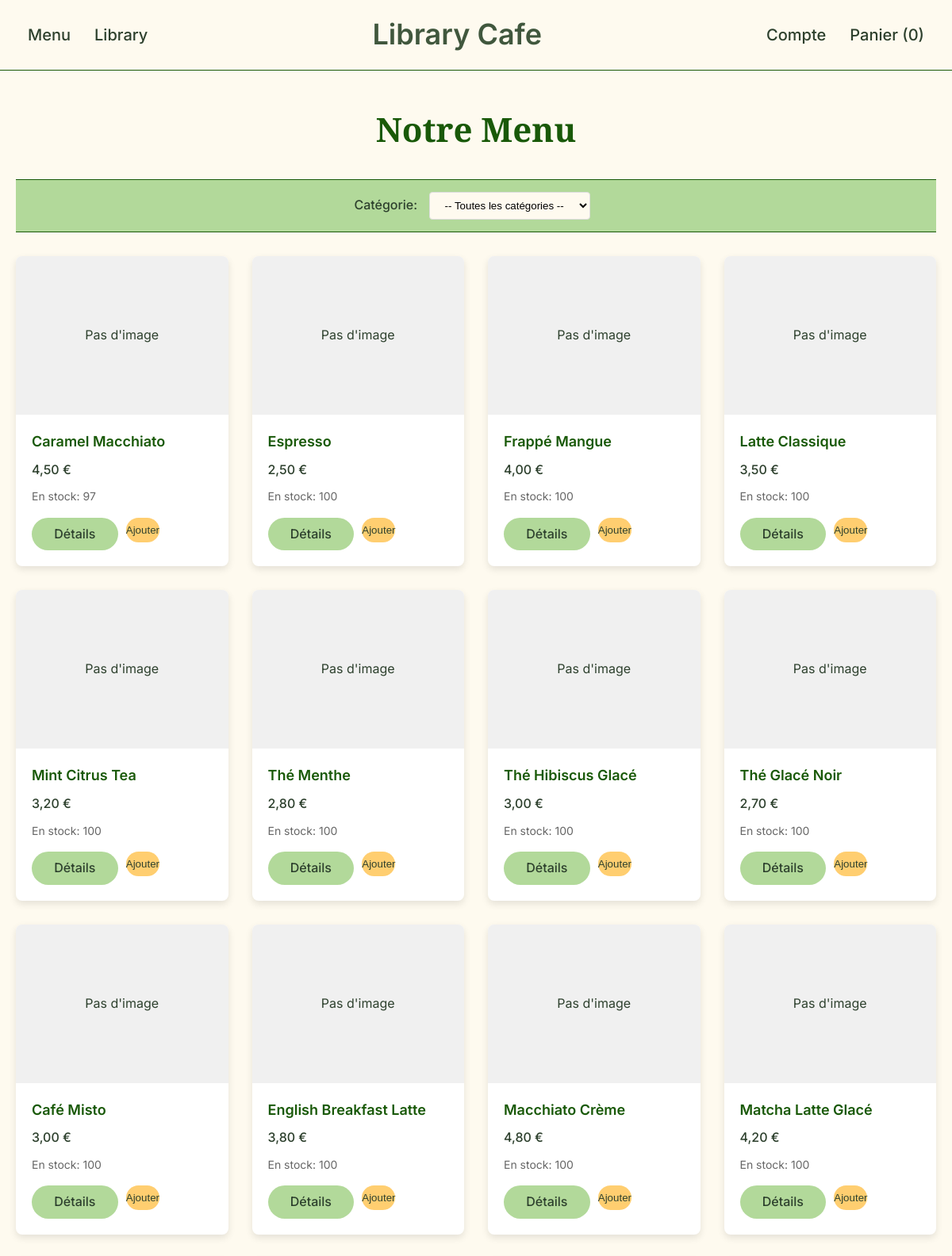
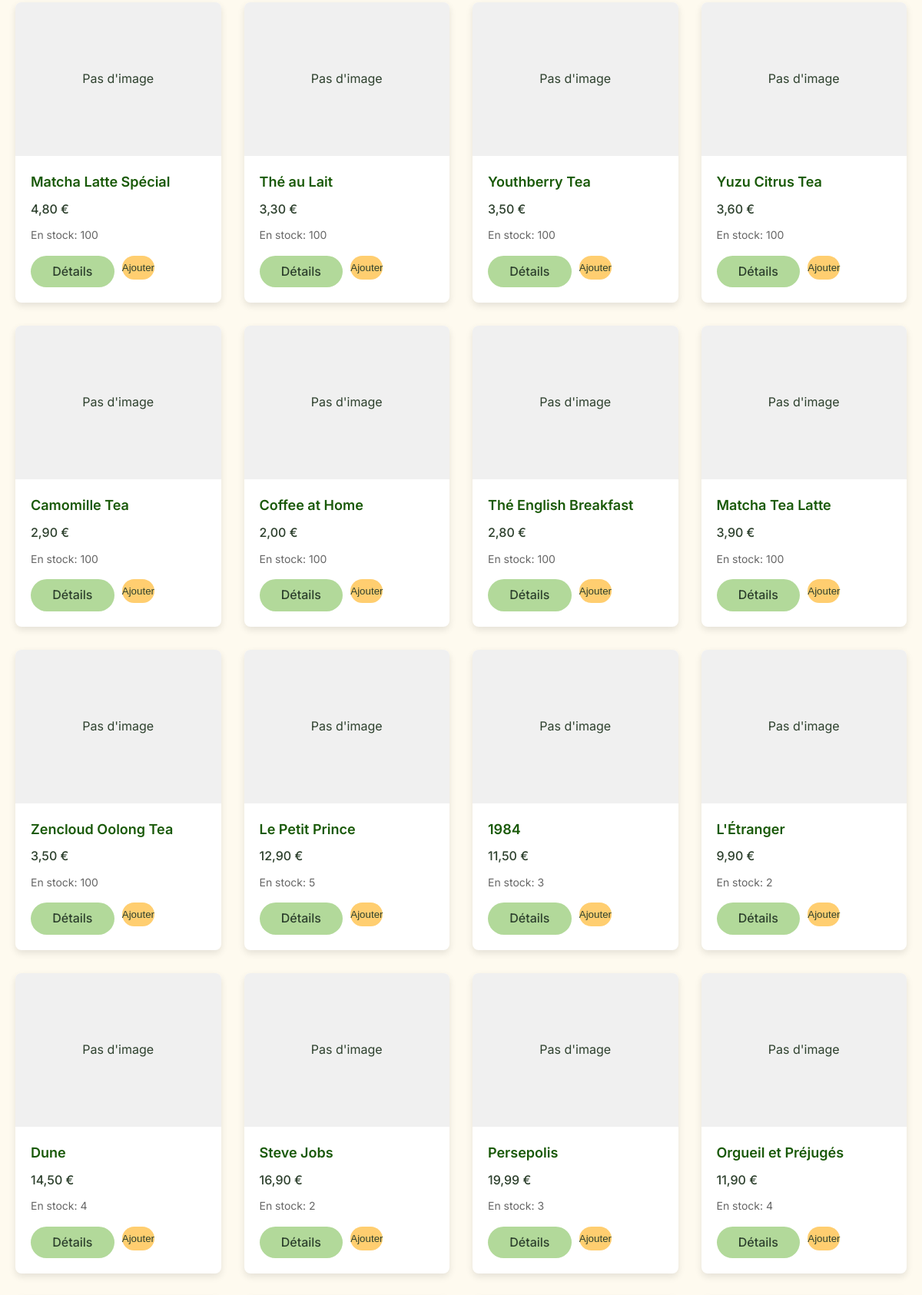
Page /menu.php (upper part) on the committed database (2 pictures, top to bottom).
### tables this page shows
CREATE TABLE `produits` (
  `id` int(11) NOT NULL,
  `nom` varchar(100) NOT NULL,
  `description` text DEFAULT NULL,
  `prix` decimal(5,2) NOT NULL,
  `stock` int(11) DEFAULT 100,
  `statut` varchar(50) DEFAULT 'Disponible',
  `image` varchar(255) DEFAULT NULL,
  `categorie_id` int(11) DEFAULT NULL,
  `categorie` varchar(50) DEFAULT NULL,
  `auteur` varchar(100) DEFAULT NULL,
  `annee` int(11) DEFAULT NULL,
  `type` varchar(20) DEFAULT 'Boisson',
  `fournisseur_id` int(11) DEFAULT NULL
);

### menu.php (the view, shortened to what this page needs)
<?php
require_once 'bdd.php';
$catID = isset($_GET['cat']) ? intval($_GET['cat']) : null;
if ($catID) {
    $stmt = $pdo->prepare("SELECT * FROM produits WHERE categorie_id = ?");
    $stmt->execute([$catID]);
} else {
    $stmt = $pdo->query("SELECT * FROM produits");
}
$produits = $stmt->fetchAll();
?>
<!DOCTYPE html>
<html lang="fr">
<head>
</head>
<body>
    <header>
        <div class="header-container">
            <nav class="left-nav">
                <ul>
                    <li><a href="menu.php">Menu</a></li>
                    <li><a href="library.php">Library</a></li>
                </ul>
            </nav>
            <a href="Accueil.php" class="logo">Library Cafe</a>
            <nav class="right-nav">
                <ul>
                    <li><a href="profil.php">Compte</a></li>
                    <li><a href="panier.php">Panier (<?= isset($_SESSION['panier']) ? count($_SESSION['panier']) : 0 ?>)</a></li>
                </ul>
            </nav>
        </div>
    </header>
    <main>
        <div class="container">
            <h2>Notre Menu</h2>
            <section class="filter-section">
                <div class="container">
                    <form class="filter-form" method="get">
                        <label for="cat" class="filter-label">Catégorie:</label>
                        <select name="cat" id="cat" class="filter-select" onchange="this.form.submit()">
                            <option value="">-- Toutes les catégories --</option>
                        </select>
                    </form>
                </div>
            </section>
            <section class="products-grid">
                <?php if (count($produits) > 0): ?>
                    <?php foreach ($produits as $p): ?>
                        <div class="product-card">
                            <div class="product-image">
                                <?php if (!empty($p['image']) && file_exists($p['image'])): ?>
                                    <img src="<?= htmlspecialchars($p['image']) ?>" alt="<?= htmlspecialchars($p['nom']) ?>">
                                <?php else: ?>
                                    <div style="width:100%; height:100%; display:flex; align-items:center; justify-content:center; background-color:#f0f0f0;">
                                        <span>Pas d'image</span>
                                    </div>
                                <?php endif; ?>
                            </div>
                            <div class="product-details">
                                <h3 class="product-name"><?= htmlspecialchars($p['nom']) ?></h3>
                                <p class="product-price"><?= number_format($p['prix'], 2, ',', ' ') ?> €</p>
                                <p class="product-stock">En stock: <?= $p['stock'] ?></p>
                                <div class="product-actions">
                                    <a href="produit.php?id=<?= $p['id'] ?>" class="view-btn">Détails</a>
                                    <form method="post" action="add_to_cart.php" style="flex: 1;">
                                        <button type="submit" class="add-btn" <?= $p['stock'] <= 0 ? 'disabled' : '' ?>>
                                            Ajouter
                                        </button>
                                    </form>
                                </div>
                            </div>
                        </div>
                    <?php endforeach; ?>
                <?php endif; ?>
            </section>
        </div>
    </main>
</body>
</html>

### menu.php (style rules this page uses)
* { margin: 0; padding: 0; box-sizing: border-box; }
body { font-family: 'Inter', sans-serif; background-color: #FEFAEF; color: #2D402D; line-height: 1.6; }
.container { max-width: 1280px; margin: 0 auto; padding: 0 20px; }
header { background-color: #FEFAEF; border-bottom: 1px solid #195908; padding: 15px 0; }
.header-container { display: flex; justify-content: space-between; align-items: center; max-width: 1280px; margin: 0 auto; padding: 0 20px; }
.logo { font-family: 'Inter', sans-serif; font-size: 36px; font-weight: 600; color: #40573D; text-decoration: none; }
nav ul { display: flex; list-style: none; }
nav li { margin: 0 15px; }
nav a { color: #2D402D; text-decoration: none; font-weight: 500; font-size: 20px; }
main { padding: 40px 0; }
h2 { font-family: 'Instrument Serif', serif; font-size: 42px; color: #195908; text-align: center; margin-bottom: 30px; }
.filter-section { background-color: #B2D99A; padding: 15px 0; margin-bottom: 30px; border-top: 1px solid #195908; border-bottom: 1px solid #195908; }
.filter-form { text-align: center; }
.filter-label { font-weight: 500; margin-right: 10px; }
.filter-select { padding: 8px 15px; border: 1px solid #ddd; border-radius: 4px; background-color: #FEFAEF; margin-right: 10px; }
.products-grid { display: grid; grid-template-columns: repeat(auto-fill, minmax(250px, 1fr)); gap: 30px; margin-bottom: 40px; }
.product-card { background-color: white; border-radius: 8px; overflow: hidden; box-shadow: 0 4px 10px rgba(0,0,0,0.1); transition: transform 0.3s; display: flex; flex-direction: column; height: 100%; }
.product-image { height: 200px; overflow: hidden; }
.product-details { padding: 20px; flex-grow: 1; display: flex; flex-direction: column; }
.product-name { font-weight: 600; font-size: 18px; color: #195908; margin-bottom: 8px; }
.product-price { font-size: 16px; font-weight: 500; margin-bottom: 10px; }
.product-stock { font-size: 14px; color: #666; margin-bottom: 15px; }
.product-actions { margin-top: auto; display: flex; gap: 10px; }
.view-btn, .add-btn { display: inline-block; padding: 8px 0; text-align: center; border-radius: 50px; text-decoration: none; font-weight: 500; flex: 1; }
.view-btn { background-color: #B2D99A; color: #2D402D; }
.add-btn { background-color: #FFCE70; color: #2D402D; border: none; cursor: pointer; }

### rows in the picture
produits: shows "Pas d'image", nom "Caramel Macchiato", prix "4,50", stock "97"
produits: shows "Pas d'image", nom "Espresso", prix "2,50", stock "100"
produits: shows "Pas d'image", nom "Frappé Mangue", prix "4,00", stock "100"
produits: shows "Pas d'image", nom "Latte Classique", prix "3,50", stock "100"
produits: shows "Pas d'image", nom "Mint Citrus Tea", prix "3,20", stock "100"
produits: shows "Pas d'image", nom "Thé Menthe", prix "2,80", stock "100"
produits: shows "Pas d'image", nom "Thé Hibiscus Glacé", prix "3,00", stock "100"
produits: shows "Pas d'image", nom "Thé Glacé Noir", prix "2,70", stock "100"
produits: shows "Pas d'image", nom "Café Misto", prix "3,00", stock "100"
produits: shows "Pas d'image", nom "English Breakfast Latte", prix "3,80", stock "100"
produits: shows "Pas d'image", nom "Macchiato Crème", prix "4,80", stock "100"
produits: shows "Pas d'image", nom "Matcha Latte Glacé", prix "4,20", stock "100"
produits: shows "Pas d'image", nom "Matcha Latte Spécial", prix "4,80", stock "100"
produits: shows "Pas d'image", nom "Thé au Lait", prix "3,30", stock "100"
produits: shows "Pas d'image", nom "Youthberry Tea", prix "3,50", stock "100"
produits: shows "Pas d'image", nom "Yuzu Citrus Tea", prix "3,60", stock "100"
produits: shows "Pas d'image", nom "Camomille Tea", prix "2,90", stock "100"
produits: shows "Pas d'image", nom "Coffee at Home", prix "2,00", stock "100"
produits: shows "Pas d'image", nom "Thé English Breakfast", prix "2,80", stock "100"
produits: shows "Pas d'image", nom "Matcha Tea Latte", prix "3,90", stock "100"
produits: shows "Pas d'image", nom "Zencloud Oolong Tea", prix "3,50", stock "100"
produits: shows "Pas d'image", nom "Le Petit Prince", prix "12,90", stock "5"
produits: image "Pas d'image", nom "1984", prix "11,50", stock "3"
produits: shows "Pas d'image", nom "L'Étranger", prix "9,90", stock "2"
produits: image "Pas d'image", nom "Dune", prix "14,50", stock "4"
produits: shows "Pas d'image", nom "Steve Jobs", prix "16,90", stock "2"
produits: shows "Pas d'image", nom "Persepolis", prix "19,99", stock "3"
produits: shows "Pas d'image", nom "Orgueil et Préjugés", prix "11,90", stock "4"
